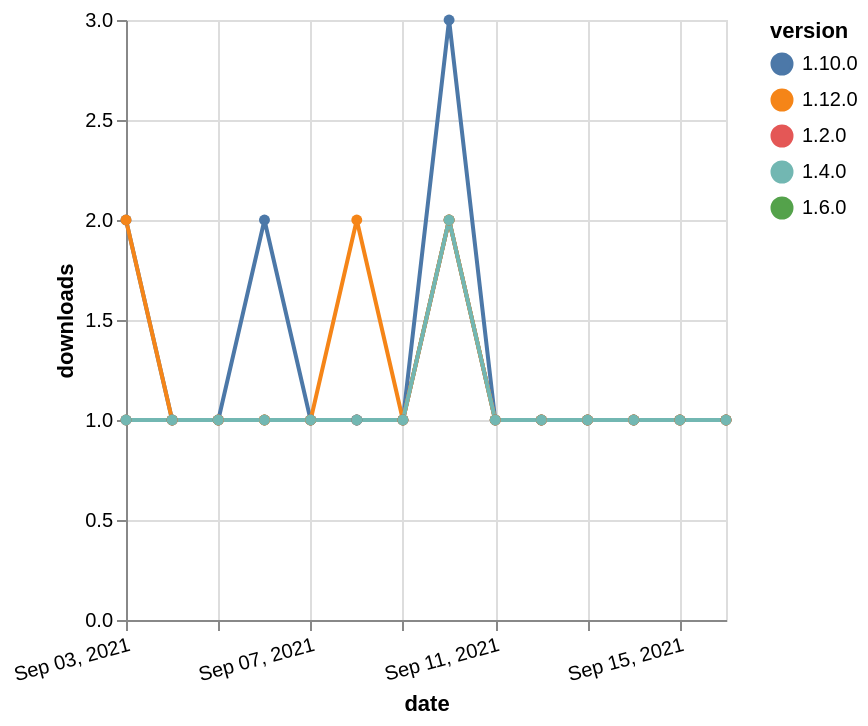

This figure's Vega-Lite source:
### Vega-Lite specification from a JSON file in a GitHub repository (floating-point values rounded to 4 significant figures)
{"$schema": "https://vega.github.io/schema/vega-lite/v5.json", "description": "A simple bar chart with embedded data.", "data": {"values": [{"date": "2021-09-03", "total": 184, "delta": 1, "version": "1.6.0"}, {"date": "2021-09-04", "total": 185, "delta": 1, "version": "1.6.0"}, {"date": "2021-09-05", "total": 186, "delta": 1, "version": "1.6.0"}, {"date": "2021-09-06", "total": 187, "delta": 1, "version": "1.6.0"}, {"date": "2021-09-07", "total": 188, "delta": 1, "version": "1.6.0"}, {"date": "2021-09-08", "total": 189, "delta": 1, "version": "1.6.0"}, {"date": "2021-09-09", "total": 190, "delta": 1, "version": "1.6.0"}, {"date": "2021-09-10", "total": 192, "delta": 2, "version": "1.6.0"}, {"date": "2021-09-11", "total": 193, "delta": 1, "version": "1.6.0"}, {"date": "2021-09-12", "total": 194, "delta": 1, "version": "1.6.0"}, {"date": "2021-09-13", "total": 195, "delta": 1, "version": "1.6.0"}, {"date": "2021-09-14", "total": 196, "delta": 1, "version": "1.6.0"}, {"date": "2021-09-15", "total": 197, "delta": 1, "version": "1.6.0"}, {"date": "2021-09-16", "total": 198, "delta": 1, "version": "1.6.0"}, {"date": "2021-09-03", "total": 180, "delta": 2, "version": "1.10.0"}, {"date": "2021-09-04", "total": 181, "delta": 1, "version": "1.10.0"}, {"date": "2021-09-05", "total": 182, "delta": 1, "version": "1.10.0"}, {"date": "2021-09-06", "total": 184, "delta": 2, "version": "1.10.0"}, {"date": "2021-09-07", "total": 185, "delta": 1, "version": "1.10.0"}, {"date": "2021-09-08", "total": 186, "delta": 1, "version": "1.10.0"}, {"date": "2021-09-09", "total": 187, "delta": 1, "version": "1.10.0"}, {"date": "2021-09-10", "total": 190, "delta": 3, "version": "1.10.0"}, {"date": "2021-09-11", "total": 191, "delta": 1, "version": "1.10.0"}, {"date": "2021-09-12", "total": 192, "delta": 1, "version": "1.10.0"}, {"date": "2021-09-13", "total": 193, "delta": 1, "version": "1.10.0"}, {"date": "2021-09-14", "total": 194, "delta": 1, "version": "1.10.0"}, {"date": "2021-09-15", "total": 195, "delta": 1, "version": "1.10.0"}, {"date": "2021-09-16", "total": 196, "delta": 1, "version": "1.10.0"}, {"date": "2021-09-03", "total": 233, "delta": 1, "version": "1.2.0"}, {"date": "2021-09-04", "total": 234, "delta": 1, "version": "1.2.0"}, {"date": "2021-09-05", "total": 235, "delta": 1, "version": "1.2.0"}, {"date": "2021-09-06", "total": 236, "delta": 1, "version": "1.2.0"}, {"date": "2021-09-07", "total": 237, "delta": 1, "version": "1.2.0"}, {"date": "2021-09-08", "total": 238, "delta": 1, "version": "1.2.0"}, {"date": "2021-09-09", "total": 239, "delta": 1, "version": "1.2.0"}, {"date": "2021-09-10", "total": 241, "delta": 2, "version": "1.2.0"}, {"date": "2021-09-11", "total": 242, "delta": 1, "version": "1.2.0"}, {"date": "2021-09-12", "total": 243, "delta": 1, "version": "1.2.0"}, {"date": "2021-09-13", "total": 244, "delta": 1, "version": "1.2.0"}, {"date": "2021-09-14", "total": 245, "delta": 1, "version": "1.2.0"}, {"date": "2021-09-15", "total": 246, "delta": 1, "version": "1.2.0"}, {"date": "2021-09-16", "total": 247, "delta": 1, "version": "1.2.0"}, {"date": "2021-09-03", "total": 115, "delta": 2, "version": "1.12.0"}, {"date": "2021-09-04", "total": 116, "delta": 1, "version": "1.12.0"}, {"date": "2021-09-05", "total": 117, "delta": 1, "version": "1.12.0"}, {"date": "2021-09-06", "total": 118, "delta": 1, "version": "1.12.0"}, {"date": "2021-09-07", "total": 119, "delta": 1, "version": "1.12.0"}, {"date": "2021-09-08", "total": 121, "delta": 2, "version": "1.12.0"}, {"date": "2021-09-09", "total": 122, "delta": 1, "version": "1.12.0"}, {"date": "2021-09-10", "total": 124, "delta": 2, "version": "1.12.0"}, {"date": "2021-09-11", "total": 125, "delta": 1, "version": "1.12.0"}, {"date": "2021-09-12", "total": 126, "delta": 1, "version": "1.12.0"}, {"date": "2021-09-13", "total": 127, "delta": 1, "version": "1.12.0"}, {"date": "2021-09-14", "total": 128, "delta": 1, "version": "1.12.0"}, {"date": "2021-09-15", "total": 129, "delta": 1, "version": "1.12.0"}, {"date": "2021-09-16", "total": 130, "delta": 1, "version": "1.12.0"}, {"date": "2021-09-03", "total": 189, "delta": 1, "version": "1.4.0"}, {"date": "2021-09-04", "total": 190, "delta": 1, "version": "1.4.0"}, {"date": "2021-09-05", "total": 191, "delta": 1, "version": "1.4.0"}, {"date": "2021-09-06", "total": 192, "delta": 1, "version": "1.4.0"}, {"date": "2021-09-07", "total": 193, "delta": 1, "version": "1.4.0"}, {"date": "2021-09-08", "total": 194, "delta": 1, "version": "1.4.0"}, {"date": "2021-09-09", "total": 195, "delta": 1, "version": "1.4.0"}, {"date": "2021-09-10", "total": 197, "delta": 2, "version": "1.4.0"}, {"date": "2021-09-11", "total": 198, "delta": 1, "version": "1.4.0"}, {"date": "2021-09-12", "total": 199, "delta": 1, "version": "1.4.0"}, {"date": "2021-09-13", "total": 200, "delta": 1, "version": "1.4.0"}, {"date": "2021-09-14", "total": 201, "delta": 1, "version": "1.4.0"}, {"date": "2021-09-15", "total": 202, "delta": 1, "version": "1.4.0"}, {"date": "2021-09-16", "total": 203, "delta": 1, "version": "1.4.0"}]}, "width": "container", "mark": {"type": "line", "point": {"filled": true}}, "encoding": {"x": {"field": "date", "type": "temporal", "timeUnit": "yearmonthdate", "title": "date", "axis": {"labelAngle": -15}}, "y": {"field": "delta", "type": "quantitative", "title": "downloads"}, "color": {"field": "version", "type": "nominal"}, "tooltip": {"field": "delta"}}}
